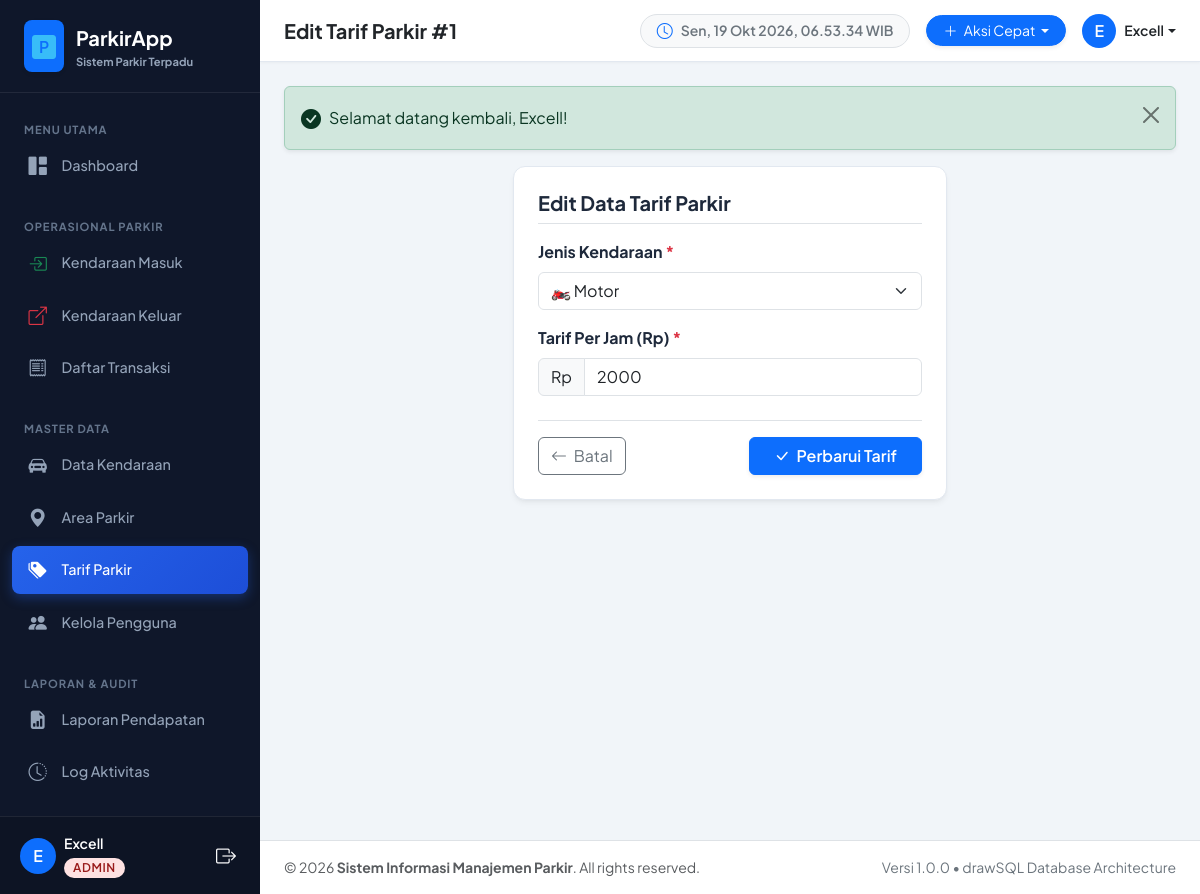
Page /pages/tarif/edit.php?id=1 (signed in) on the committed database.
### tables this page shows
CREATE TABLE IF NOT EXISTS `tb_user` (
  `id_user` int(11) NOT NULL AUTO_INCREMENT,
  `nama_lengkap` varchar(50) NOT NULL,
  `username` varchar(50) NOT NULL,
  `password` varchar(100) NOT NULL,
  `role` enum('admin','petugas','owner') NOT NULL,
  `status_aktif` tinyint(1) NOT NULL DEFAULT 1,
  PRIMARY KEY (`id_user`),
  UNIQUE KEY `tb_user_username_unique` (`username`)
);

CREATE TABLE IF NOT EXISTS `tb_tarif` (
  `id_tarif` int(11) NOT NULL AUTO_INCREMENT,
  `jenis_kendaraan` enum('motor','mobil','lainnya') NOT NULL,
  `tarif_per_jam` decimal(10,0) NOT NULL,
  PRIMARY KEY (`id_tarif`)
);

### config/auth.php (called while the page is built, shortened)
<?php
require_once __DIR__ . '/database.php';
require_once __DIR__ . '/helper.php';
if (isset($_SESSION['user_id']) && isset($pdo)) {
    try {
        $stmt_sync_user = $pdo->prepare("SELECT nama_lengkap, username, role, status_aktif FROM tb_user WHERE id_user = ? LIMIT 1");
        $stmt_sync_user->execute([$_SESSION['user_id']]);
    } catch (Exception $e) {
    }
}
function isLoggedIn() {
    return isset($_SESSION['user_id']) && !empty($_SESSION['user_id']);
}
function getCurrentUser() {
    return [
        'id_user'      => $_SESSION['user_id'],
        'nama_lengkap' => $_SESSION['nama_lengkap'],
        'username'     => $_SESSION['username'],
        'role'         => $_SESSION['role'],
    ];
}
function isAdmin() {
    return isLoggedIn() && $_SESSION['role'] === 'admin';
}

### pages/tarif/edit.php (the view, shortened to what this page needs)
<?php
require_once __DIR__ . '/../../config/database.php';
require_once __DIR__ . '/../../config/helper.php';
require_once __DIR__ . '/../../config/auth.php';
$id_tarif = (int)($_GET['id'] ?? 0);
$stmt = $pdo->prepare("SELECT * FROM tb_tarif WHERE id_tarif = ?");
$stmt->execute([$id_tarif]);
$tarif = $stmt->fetch();
$page_heading = 'Edit Tarif Parkir #' . $id_tarif;
include __DIR__ . '/../../includes/header.php';
include __DIR__ . '/../../includes/sidebar.php';
include __DIR__ . '/../../includes/navbar.php';
?>
<div class="row justify-content-center">
    <div class="col-lg-6">
        <div class="data-card p-4">
            <h5 class="fw-bold mb-3 border-bottom pb-2">Edit Data Tarif Parkir</h5>
            <form method="POST" action="">
                <div class="mb-3">
                    <label class="form-label fw-bold">Jenis Kendaraan <span class="text-danger">*</span></label>
                    <select name="jenis_kendaraan" class="form-select" required>
                        <option value="motor" <?= ($tarif['jenis_kendaraan'] === 'motor') ? 'selected' : '' ?>>🏍️ Motor</option>
                    </select>
                </div>
                <div class="mb-4">
                    <label class="form-label fw-bold">Tarif Per Jam (Rp) <span class="text-danger">*</span></label>
                    <div class="input-group">
                        <span class="input-group-text">Rp</span>
                        <input type="number" name="tarif_per_jam" class="form-control" min="100" step="500" required value="<?= (float)$tarif['tarif_per_jam'] ?>">
                    </div>
                </div>
                <div class="d-flex justify-content-between pt-3 border-top">
                    <a href="<?= base_url('pages/tarif/index.php') ?>" class="btn btn-outline-secondary">
                        <i class="bi bi-arrow-left me-1"></i> Batal
                    </a>
                    <button type="submit" class="btn btn-primary px-4 fw-semibold shadow-sm">
                        <i class="bi bi-check-lg me-1"></i> Perbarui Tarif
                    </button>
                </div>
            </form>
        </div>
    </div>
</div>
<?php include __DIR__ . '/../../includes/footer.php'; ?>

### includes/navbar.php (shortened to what this page needs)
<?php
$page_heading = $page_heading ?? 'Dashboard';
$current_user = getCurrentUser();
?>
<div class="app-main">
    <nav class="app-navbar">
        <div class="d-flex align-items-center gap-3">
            <h4 class="mb-0 fw-bold fs-5 text-dark"><?= e($page_heading) ?></h4>
        </div>
        <div class="d-flex align-items-center gap-3">
            <div class="d-none d-md-flex align-items-center gap-2 px-3 py-1 bg-light rounded-pill border">
                <i class="bi bi-clock text-primary"></i>
                <span id="liveClock" class="small fw-semibold text-secondary">--:--:-- WIB</span>
            </div>
            <?php if (isAdmin() || isPetugas()): ?>
            <div class="dropdown">
                <button class="btn btn-sm btn-primary rounded-pill px-3 dropdown-toggle shadow-sm" type="button" data-bs-toggle="dropdown">
                    <i class="bi bi-plus-lg me-1"></i> Aksi Cepat
                </button>
            </div>
            <?php endif; ?>
            <div class="dropdown">
                <a href="#" class="d-flex align-items-center text-dark text-decoration-none dropdown-toggle" data-bs-toggle="dropdown">
                    <div class="bg-primary text-white rounded-circle d-flex align-items-center justify-content-center me-2" style="width: 34px; height: 34px; font-weight: 600;">
                        <?= strtoupper(substr($current_user['nama_lengkap'] ?? 'U', 0, 1)) ?>
                    </div>
                    <span class="d-none d-sm-inline fw-semibold small"><?= e($current_user['nama_lengkap'] ?? '') ?></span>
                </a>
            </div>
        </div>
    </nav>
    <main class="content-container">

### assets/css/style.css (style rules this page uses)
:root { --primary-color: #2563eb; --primary-hover: #1d4ed8; --secondary-color: #64748b; --success-color: #10b981; --warning-color: #f59e0b; --danger-color: #ef4444; --info-color: #06b6d4; --dark-color: #0f172a; --sidebar-bg: #0f172a; --sidebar-color: #94a3b8; --sidebar-active-bg: #1e293b; --sidebar-active-text: #ffffff; --body-bg: #f1f5f9; --card-shadow: 0 4px 6px -1px rgba(0, 0, 0, 0.05), 0 2px 4px -2px rgba(0, 0, 0, 0.05); }
body { font-family: 'Segoe UI', system-ui, -apple-system, BlinkMacSystemFont, Roboto, sans-serif; background-color: var(--body-bg); color: #1e293b; min-height: 100vh; }
.app-main { flex-grow: 1; display: flex; flex-direction: column; min-width: 0; }
.app-navbar { background-color: #ffffff; border-bottom: 1px solid #e2e8f0; padding: 0.85rem 1.5rem; display: flex; align-items: center; justify-content: space-between; box-shadow: 0 1px 3px 0 rgba(0, 0, 0, 0.04); }
.content-container { padding: 1.5rem; flex-grow: 1; }
.data-card { background: #ffffff; border-radius: 0.75rem; border: 1px solid #e2e8f0; box-shadow: var(--card-shadow); overflow: hidden; }

### includes/header.php (style rules this page uses)
body { font-family: 'Plus Jakarta Sans', sans-serif; }

### rows in the picture
tb_user: nama_lengkap "E", nama_lengkap "Excell"
tb_tarif: jenis_kendaraan "🏍️ Motor", tarif_per_jam "2000"

### other values in the picture
substr($user_name, 0, 1) "E"
$user_name "Excell"
$user_role "ADMIN"
$page_heading "Edit Tarif Parkir #1"
$msg "Selamat datang kembali, Excell!"
